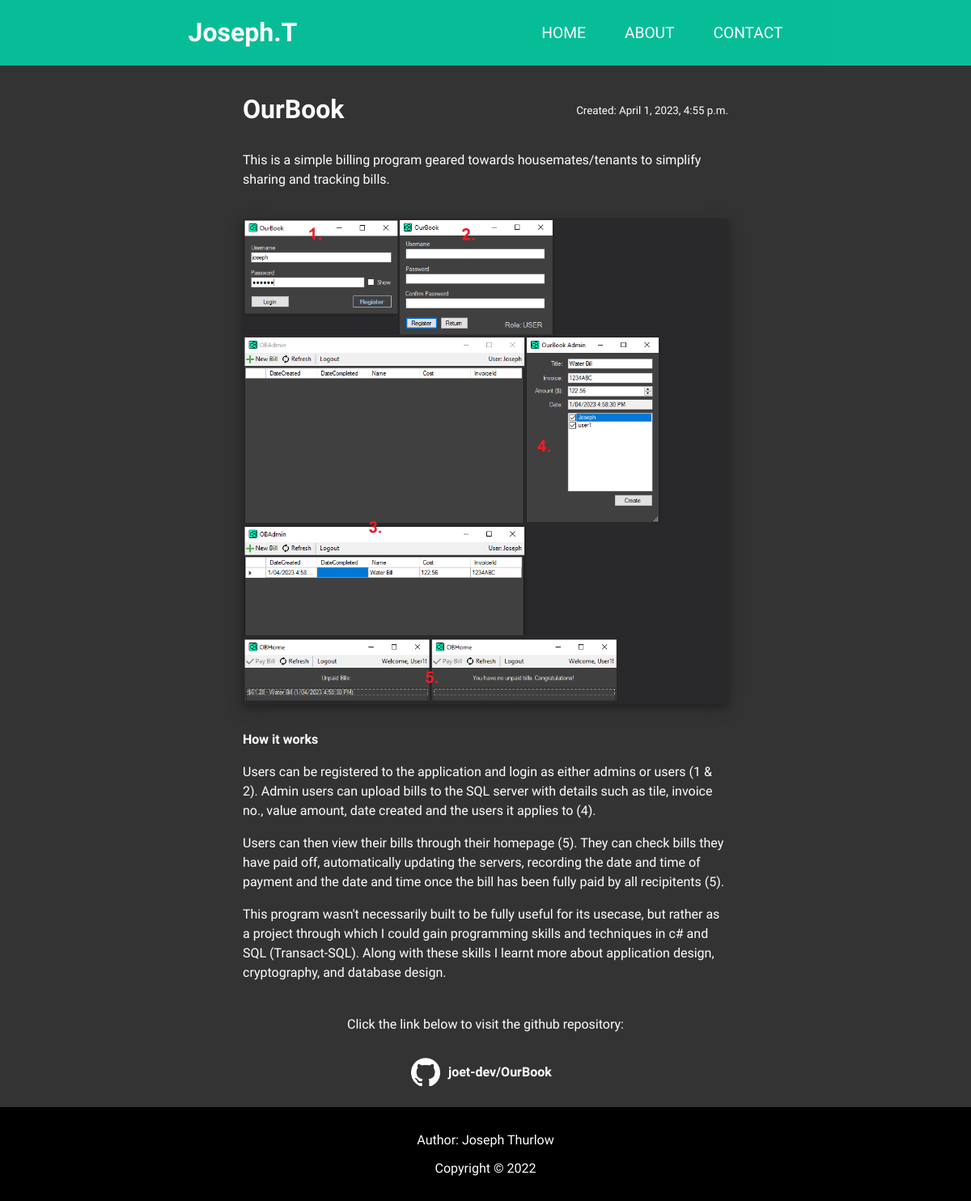
Page /portfolio/6/ on the committed database.
### portfolio/models.py (models this page shows, shortened)
class PortfolioItem(models.Model):
    item_title = models.CharField(max_length=200)
    item_date = models.DateTimeField('date published')
    item_hits = models.IntegerField(default=0)
    item_summary = models.TextField('summary', default="There is no summary currently. Sorry!")
    item_img_id = models.CharField(max_length=150)
    item_git_link = models.CharField(max_length=100, null=True)
    item_details = models.TextField('details', default="There are no details currently. Sorry!")

### portfolio/views.py (the view)
# urls.py: path('<int:item_id>/', views.detail, name='detail'),
def detail(request, item_id):
    try:
        item = PortfolioItem.objects.get(pk=item_id)
        template = loader.get_template('portfolio/details.html')
        context = {
            'item': item,
        }
    except PortfolioItem.DoesNotExist:
        raise Http404("Item does not exist")
    return HttpResponse(template.render(context, request))

### portfolio/templates/portfolio/details.html (shortened to what this page needs)
<!DOCTYPE html>
<html lang="en">
    <head>
      {% load static %}
      <link rel="stylesheet" type="text/css" href="{% static 'styles/styles.css' %}" />
    </head>
  <body>
    <header>
      <h1 class="logo">Joseph.T</h1>
      <nav>
        <ul>
          <li><a href="/portfolio/#home">Home</a></li>
          <li><a href="/portfolio/#about">About</a></li>
          <li><a href="/portfolio/#contact">Contact</a></li>
        </ul>
      </nav>
    </header>
    <div class="main">
      <div class="detail-container">
        <div class="detail-display">
          <div class="detail-title">
            <p style="text-align: left; font-size: 2em; margin-top: 0.5em; margin-bottom: 0.5em;">
              <b>
              {{ item.item_title }}
              </b>
            </p>
            <div style="text-align: right;">
              <small>Created: {{ item.item_date }}</small>
            </div>
          </div>
          <div class="detail-text-block summary-text-block">
            <p>{{ item.item_summary }}</p>
          </div>
          <img class= "detail-image" src="{% static 'images/portfolioitems/'|add:item.item_img_id|add:'.png' %}"/>
          <div class="detail-text-block" style="padding-top: 2em;">{{ item.item_details |safe }}</div>
          <p>Click the link below to visit the github repository:</p>
          <div class="github-link-block">
            <img class="github-logo" src="{% static 'images/links/github-mark/github-mark-white.png' %}"/>
            <b id="link-text"></b>
            <a href="{{ item.item_git_link }}">
              <span class="link-spanner"></span>
            </a>
          </div>
        </div>
      </div>
    </div>
    <div class="footer-container">
      <p class="footer">Author: Joseph Thurlow</p>
      <p class="footer">Copyright &copy 2022</p>
    </div>
  </body>
</html>

### portfolio/static/styles/styles.css (style rules this page uses)
:root { --teal: rgba(0, 214, 170, .85); }
a { color: inherit; text-decoration: inherit; }
body { margin: 0; background: black; font-family: 'Work Sans', sans-serif; font-weight: 400; background-color: #333; background-blend-mode: multiply; background-size: cover; }
.main { padding-top: 100px; padding-left: 2em; padding-right: 2em; max-width: 1000px; margin: auto; color: white; }
img { max-width: 100%; display: block; }
.footer-container { text-align: center; color: white; background: black; padding: 15px; display: block; }
header { background: var(--teal); text-align: center; position: fixed; color: white; z-index: 999; width: 100%; }
nav { position: absolute; text-align: left; top: 100%; left: 0; background: var(--teal); width: 100%; transform: scale(1, 0); transform-origin: top; transition: transform 400ms ease-in-out; }
nav ul { margin: 0; padding: 0; list-style: none; }
nav li { margin-bottom: 1em; margin-left: 1em; }
nav a { color: white; text-decoration: none; font-size: 1.2rem; text-transform: uppercase; opacity: 0; transition: opacity 150ms ease-in-out; }
@media screen and (min-width: 800px) { header { display: grid; grid-template-columns: 1fr auto minmax(600px, 1fr) 1fr; } }
@media screen and (min-width: 800px) { .logo { grid-column: 2/3; color: white; } }
@media screen and (min-width: 800px) { nav { all: unset; grid-column: 3/4; display: flex; justify-content: flex-end; align-items: center; } }
@media screen and (min-width: 800px) { nav ul { display: flex; } }
@media screen and (min-width: 800px) { nav a { opacity: 1; } }
@media screen and (min-width: 800px) { nav li { margin-left: 3em; margin-bottom: 0; } }
.detail-container { display: flex; justify-content: center; }
.detail-display { display: inline-block; text-align: center; max-width: 600px; padding-bottom: 10px; }
.detail-title { display: grid; align-items: center; grid-template-columns: 1fr 1fr; column-gap: 5px; }
.detail-image { max-width: 100%; height: auto; width: auto\9; box-shadow: 0 4px 8px 0 rgba(0, 0, 0, 0.2), 0 6px 20px 0 rgba(0, 0, 0, 0.19); }
.github-link-block { position: relative; display: flex; gap: 10px; align-items: center; justify-content: center; padding-top: 1em; padding-bottom: 1em; z-index: 998; }
.link-spanner { position:absolute; width:100%; height:100%; top:0; left: 0; z-index: 999; }
.github-logo { height: 35px; width: auto; }
.detail-text-block { text-align: left; line-height: 1.5; padding-bottom: 10px; }
.summary-text-block { padding-bottom: 20px; }

### rows in the picture
PortfolioItem: item_title "OurBook", item_date "April 1, 2023, 4:55 p.m.", item_summary "This is a simple billing program geared towards housemates/tenants to simplify sharing and tracking bills.", item_img (picture), item_details "How it works Users can be registered to the application and login as either admins or users (1 & 2). Admin users can upload bills to the SQL server with details such as tile, invoice no., value amount, date created and the users it applies to (4). Users can then view their bills through their homepage (5). They can check bills they have paid off, automatically updating the servers, recording the date and time of payment and the date and time once the bill has been fully paid by all recipitents (5). This program wasn't necessarily built to be fully useful for its usecase, but rather as a project through which I could gain programming skills and techniques in c# and SQL (Transact-SQL). Along…"
